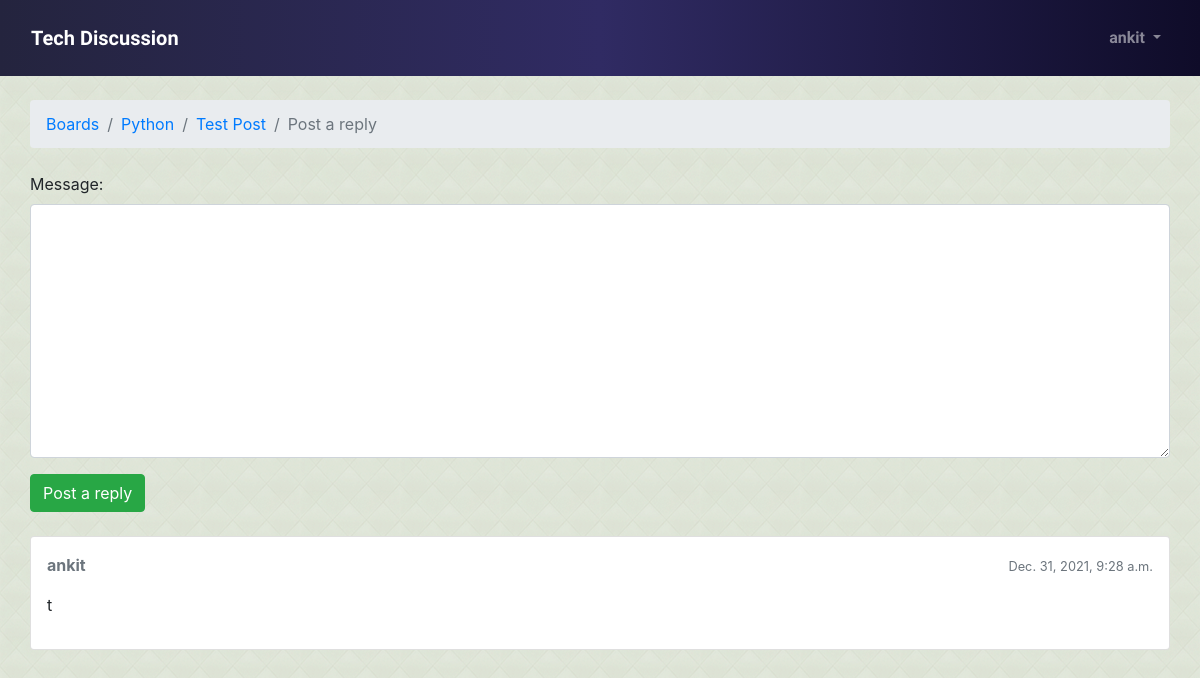
The app's page /boards/4/topics/108/reply/ (signed in) with its own data.
### boards/models.py (models this page shows, shortened)
class Topic(models.Model):
    subject = models.CharField(max_length=255)
    last_updated = models.DateTimeField(auto_now_add=True)
    board = models.ForeignKey(Board, related_name='topics', on_delete=models.CASCADE)
    starter = models.ForeignKey(User, related_name='topics', on_delete=models.CASCADE)
    views = models.PositiveIntegerField(default=0)
    def get_last_ten_posts(self):
        return self.posts.order_by('-created_at')[:10]

class Board(models.Model):
    name = models.CharField(max_length=30, unique=True)
    description = models.CharField(max_length=100)

class Post(models.Model):
    message = models.TextField(max_length=4000)
    topic = models.ForeignKey(Topic, related_name='posts', on_delete=models.CASCADE)
    created_at = models.DateTimeField(auto_now_add=True)
    updated_at = models.DateTimeField(null=True)
    created_by = models.ForeignKey(User, related_name='posts', on_delete=models.CASCADE)
    updated_by = models.ForeignKey(User, null=True, related_name='+', on_delete=models.CASCADE)
    def get_message_as_markdown(self):
            return mark_safe(markdown(self.message, self_mode='escape'))

### boards/views.py (the view)
# urls.py: re_path(r'^boards/(?P<pk>\d+)/topics/(?P<topic_pk>\d+)/reply/$', views.reply_topic, name='reply_topic'),
@login_required
def reply_topic(request, pk, topic_pk):
    topic = get_object_or_404(Topic, board__pk=pk, pk=topic_pk)
    if request.method == 'POST':
        form = PostForm(request.POST)
        if form.is_valid():
            post = form.save(commit=False)
            post.topic = topic
            post.created_by = request.user
            post.save()
            topic.last_updated = timezone.now()
            topic.save()
            topic_url = reverse('topic_posts', kwargs={'pk': pk, 'topic_pk': topic_pk})
            topic_post_url = '{url}?page={page}#{id}'.format(
                url=topic_url,
                id=post.pk,
                page=topic.get_page_count()
            )
            return redirect(topic_post_url)
    else:
        form = PostForm()
    return render(request, 'reply_topic.html', {'topic': topic, 'form': form})

### boards/forms.py
class PostForm(forms.ModelForm):
    class Meta:
        model = Post
        fields = ['message', ]

### boards/templatetags/form_tags.py (called while the page is built)
@register.filter
def input_class(bound_field):
    css_class = ''
    if bound_field.form.is_bound:
        if bound_field.errors:
            css_class = 'is-invalid'
        elif field_type(bound_field) != 'PasswordInput':
            css_class = 'is-valid'
    return 'form-control {}'.format(css_class)

### templates/reply_topic.html (shortened to what this page needs)
{% extends 'base.html' %}
{% load static %}
{% block breadcrumb %}
  <li class="breadcrumb-item"><a href="{% url 'home' %}">Boards</a></li>
  <li class="breadcrumb-item"><a href="{% url 'board_topics' topic.board.pk %}">{{ topic.board.name }}</a></li>
  <li class="breadcrumb-item"><a href="{% url 'topic_posts' topic.board.pk topic.pk %}">{{ topic.subject }}</a></li>
  <li class="breadcrumb-item active">Post a reply</li>
{% endblock %}
{% block content %}
  <form method="POST" class="mb-4">
    {% include 'includes/form.html' %}
    <button type="submit" class="btn btn-success">Post a reply</button>
  </form>
  {% for post in topic.get_last_ten_posts %}
    <div class="card mb-2">
      <div class="card-body p-3">
        <div class="row mb-3">
          <div class="col-6">
            <strong class="text-muted">{{ post.created_by.username }}</strong>
          </div>
          <div class="col-6 text-right">
            <small class="text-muted">{{ post.created_at }}</small>
          </div>
        </div>
        {{ post.get_message_as_markdown }}
      </div>
    </div>
  {% endfor %}
  {% block javascript %}
  <link rel="stylesheet" href="https://cdn.jsdelivr.net/simplemde/latest/simplemde.min.css">
{% endblock %}
{% endblock %}

### templates/base.html (shortened to what this page needs)
{% load static %}<!DOCTYPE html>
<html>
  <head>
    <link href="https://maxcdn.bootstrapcdn.com/bootstrap/4.4.1/css/bootstrap.min.css" rel="stylesheet" >
    <link  href="{% static 'css/app.css' %}" rel="stylesheet" type="text/css" >
    <link  href="{% static 'scss/app.scss' %}" rel="stylesheet" type="text/css" >
  </head>
  <body>
    {% block body %}
    <nav class="navbar navbar-expand-sm navbar-dark bg-custom-2">
      <div class="container">
        <a class="navbar-brand" href="{% url 'home' %}">Tech Discussion</a>
        <div class="collapse navbar-collapse" id="mainMenu">
          {% if user.is_authenticated %}
            <ul class="navbar-nav ml-auto">
              <li class="nav-item dropdown">
                <a class="nav-link dropdown-toggle" href="#" id="userMenu" data-toggle="dropdown" aria-haspopup="true" aria-expanded="false">
                  {{ user.username }}
                </a>
              </li>
            </ul>
          {% else %}
            <form class="form-inline ml-auto">
              <a href="{% url 'login' %}" class="btn btn-primary ml-2 " id='loginbutton'>Log in</a>
              <a href="{% url 'signup' %}" class="btn btn-primary ml-2">Sign up</a>
            </form>
          {% endif %}
        </div>
      </div>
    </nav>
    <div class="container">
      <ol class="breadcrumb my-4 " id='crumbs'>
        {% block breadcrumb %}
        {% endblock %}
      </ol>
      {% block content %}
      {% endblock %}
    </div>
    {% endblock body %}
    {% block javascript %}{% endblock %}
  </body>
</html>

### static/css/app.css (style rules this page uses)
.navbar-brand { font-family: "Kanit", sans-serif; font-weight: bolder; }
.bg-custom-2 { background: #0f0c29; background: -webkit-linear-gradient( to right, #24243e, #302b63, #0f0c29 ); background: linear-gradient( to right, #24243e, #302b63, #0f0c29 ); }
.container { max-width: 1170px; min-height: 60px; }
#userMenu { font-weight: bold; font-family: "Spline Sans", sans-serif; }
body { background-image: url("../img/bg1.png"); }

### records on screen
Topic: board.name "Python", subject "Test Post"
Post: created_by.username "ankit", created_at "Dec. 31, 2021, 9:28 a.m.", get_message_as_markdown "t"

### other values on screen
{{ user.username }} "ankit"
{{ field.label_tag }} "Message:"
